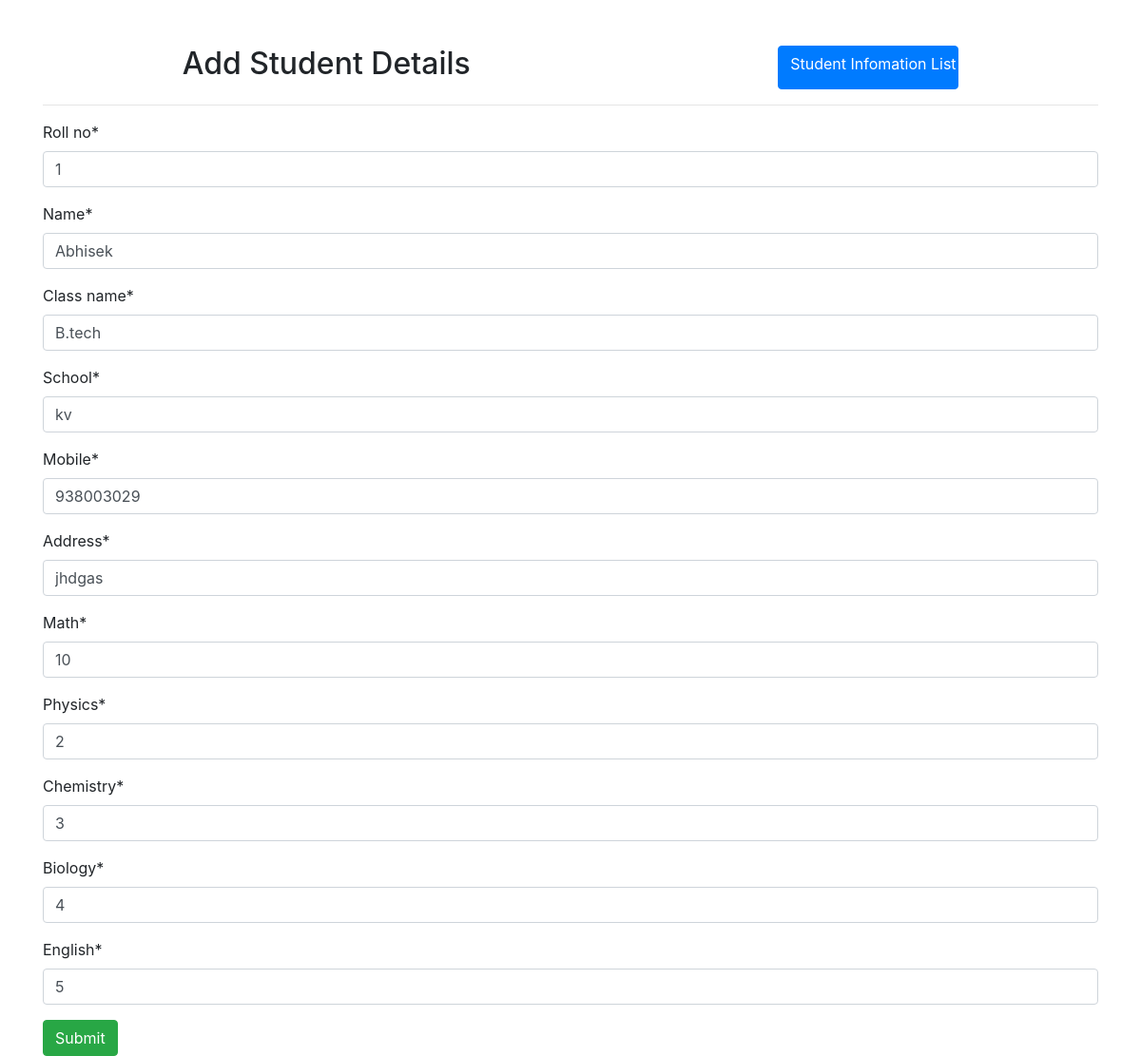
The app's page /update/1/ with its own data.
### enroll/models.py (models this page shows, shortened)
class StudentInfo(models.Model):
    roll_no = models.IntegerField(primary_key=True)
    name = models.CharField(max_length=50)
    class_name = models.CharField(max_length=500)
    school = models.CharField(max_length=500)
    mobile = models.BigIntegerField()
    address = models.CharField(max_length=500)

class StudentAcademics(models.Model):
    roll_no = models.ForeignKey(StudentInfo, on_delete=models.CASCADE, null=True, blank=True)
    math = models.IntegerField(default=0)
    physics = models.IntegerField(default=0)
    chemistry = models.IntegerField(default=0)
    biology = models.IntegerField(default=0)
    english = models.IntegerField(default=0)

### enroll/views.py (the view, shortened to what this page needs)
# urls.py: path('update/<int:id>/',views.create_or_update),
def create_or_update(request, id = None):
    context = {}
    print(id)
    if id:
        try:
            stud_info = StudentInfo.objects.get(roll_no = id)
            stud_acadmic = StudentAcademics.objects.get(roll_no__roll_no = id)
        except StudentInfo.DoesNotExist:
            return HttpResponse({"error":["id doesnot exist"]})
        stu_info = StudentInfoForm(request.POST or None, instance=stud_info)
        stu_academic = StudentRegistration(request.POST or None, instance=stud_acadmic)
        context['stu_info'] = stu_info
        context['stu_academic'] = stu_academic
    else:
        stu_info = StudentInfoForm(request.POST or None)
        stu_academic = StudentRegistration(request.POST or None)
        context['stu_info'] = stu_info
        context['stu_academic'] = stu_academic
    return render(request, 'create_or_update.html' , context)

### enroll/forms.py
class StudentInfoForm(forms.ModelForm):
    class Meta:
        model=  StudentInfo
        fields = "__all__"

class StudentRegistration(forms.ModelForm):
    class Meta:
        model=  StudentAcademics
        exclude = ("roll_no",)

### enroll/templates/create_or_update.html (shortened to what this page needs)
{% extends 'base.html' %}
{% load crispy_forms_tags %}
{% block content %}
    <div class=" row d-flex justify-content-around mt-5">
        {% if form.roll_no %}
            <h2> Update Student Details</h2>
        {% else %}
            <h2> Add Student Details</h2>
        {% endif %}
        <a href="/" class="btn btn-primary col-md-2">Student Infomation List</a>
    </div>
    <hr mt-2>
    <div>
        <form method = "post">
                {{stu_info|crispy}}
                {{stu_academic|crispy}}
            <input type="submit" class="btn btn-success">
        </form>
    </div>
{% endblock content %}

### records on screen
StudentInfo: roll_no "1", name "Abhisek", class_name "B.tech", school "kv", mobile "938003029", address "jhdgas"
StudentAcademics: math "10", physics "2", chemistry "3", biology "4", english "5"
